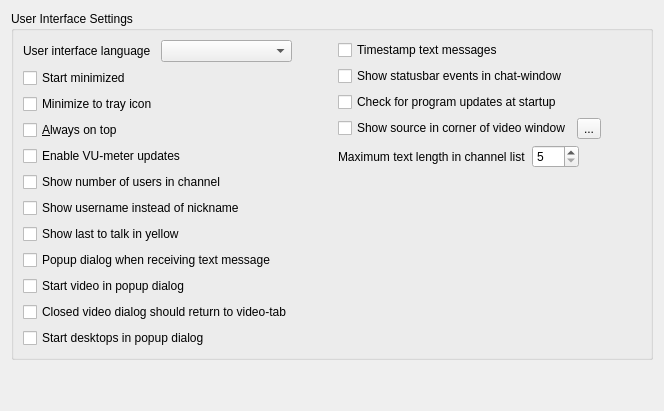
     <widget class="QWidget" name="displayTab">
      <attribute name="title">
       <string>Display</string>
      </attribute>
      <layout class="QVBoxLayout" name="verticalLayout_9">
       <item>
        <widget class="QGroupBox" name="groupBox_3">
         <property name="title">
          <string>User Interface Settings</string>
         </property>
         <layout class="QHBoxLayout" name="horizontalLayout_18">
          <item>
           <layout class="QVBoxLayout" name="verticalLayout">
            <item>
             <layout class="QHBoxLayout" name="horizontalLayout_17">
              <item>
               <widget class="QLabel" name="label_5">
                <property name="text">
                 <string>User interface language</string>
                </property>
                <property name="buddy">
                 <cstring>languageBox</cstring>
                </property>
               </widget>
              </item>
              <item>
               <widget class="QComboBox" name="languageBox"/>
              </item>
             </layout>
            </item>
            <item>
             <widget class="QCheckBox" name="startminimizedChkBox">
              <property name="text">
               <string>Start minimized</string>
              </property>
             </widget>
            </item>
            <item>
             <widget class="QCheckBox" name="trayChkBox">
              <property name="text">
               <string>Minimize to tray icon</string>
              </property>
             </widget>
            </item>
            <item>
             <widget class="QCheckBox" name="alwaysontopChkBox">
              <property name="text">
               <string>&amp;Always on top</string>
              </property>
             </widget>
            </item>
            <item>
             <widget class="QCheckBox" name="vumeterChkBox">
              <property name="text">
               <string>Enable VU-meter updates</string>
              </property>
             </widget>
            </item>
            <item>
             <widget class="QCheckBox" name="usercountChkBox">
              <property name="text">
               <string>Show number of users in channel</string>
              </property>
             </widget>
            </item>
            <item>
             <widget class="QCheckBox" name="showusernameChkBox">
              <property name="text">
               <string>Show username instead of nickname</string>
              </property>
             </widget>
            </item>
            <item>
             <widget class="QCheckBox" name="lasttalkChkBox">
              <property name="text">
               <string>Show last to talk in yellow</string>
              </property>
             </widget>
            </item>
            <item>
             <widget class="QCheckBox" name="msgpopupChkBox">
              <property name="text">
               <string>Popup dialog when receiving text message</string>
              </property>
             </widget>
            </item>
            <item>
             <widget class="QCheckBox" name="videodlgChkBox">
              <property name="text">
               <string>Start video in popup dialog</string>
              </property>
             </widget>
            </item>
            <item>
             <widget class="QCheckBox" name="returnvidChkBox">
              <property name="text">
               <string>Closed video dialog should return to video-tab</string>
              </property>
             </widget>
            </item>
            <item>
             <widget class="QCheckBox" name="desktopdlgChkBox">
              <property name="text">
               <string>Start desktops in popup dialog</string>
              </property>
             </widget>
            </item>
           </layout>
          </item>
          <item>
           <spacer name="horizontalSpacer_20">
            <property name="orientation">
             <enum>Qt::Horizontal</enum>
            </property>
            <property name="sizeHint" stdset="0">
             <size>
              <width>40</width>
              <height>20</height>
             </size>
            </property>
           </spacer>
          </item>
          <item>
           <layout class="QVBoxLayout" name="verticalLayout_4">
            <item>
             <widget class="QCheckBox" name="msgtimestampChkBox">
              <property name="text">
               <string>Timestamp text messages</string>
              </property>
             </widget>
            </item>
            <item>
             <widget class="QCheckBox" name="logstatusbarChkBox">
              <property name="text">
               <string>Show statusbar events in chat-window</string>
              </property>
             </widget>
            </item>
            <item>
             <widget class="QCheckBox" name="updatesChkBox">
              <property name="text">
               <string>Check for program updates at startup</string>
              </property>
             </widget>
            </item>
            <item>
             <layout class="QHBoxLayout" name="horizontalLayout_15">
              <property name="spacing">
               <number>6</number>
              </property>
              <item>
               <widget class="QCheckBox" name="vidtextChkBox">
                <property name="text">
                 <string>Show source in corner of video window</string>
                </property>
               </widget>
              </item>
              <item>
               <widget class="QToolButton" name="vidtextsrcToolBtn">
                <property name="text">
                 <string>...</string>
                </property>
               </widget>
              </item>
              <item>
               <spacer name="horizontalSpacer_19">
                <property name="orientation">
                 <enum>Qt::Horizontal</enum>
                </property>
                <property name="sizeHint" stdset="0">
                 <size>
                  <width>40</width>
                  <height>20</height>
                 </size>
                </property>
               </spacer>
              </item>
             </layout>
            </item>
            <item>
             <layout class="QHBoxLayout" name="horizontalLayout_16">
              <item>
               <widget class="QLabel" name="label_39">
                <property name="text">
                 <string>Maximum text length in channel list</string>
                </property>
               </widget>
              </item>
              <item>
               <widget class="QSpinBox" name="maxtextSpinBox">
                <property name="sizePolicy">
                 <sizepolicy hsizetype="Fixed" vsizetype="Fixed">
                  <horstretch>0</horstretch>
                  <verstretch>0</verstretch>
                 </sizepolicy>
                </property>
                <property name="minimum">
                 <number>5</number>
                </property>
                <property name="maximum">
                 <number>512</number>
                </property>
               </widget>
              </item>
              <item>
               <spacer name="horizontalSpacer_18">
                <property name="orientation">
                 <enum>Qt::Horizontal</enum>
                </property>
                <property name="sizeHint" stdset="0">
                 <size>
                  <width>40</width>
                  <height>20</height>
                 </size>
                </property>
               </spacer>
              </item>
             </layout>
            </item>
            <item>
             <spacer name="verticalSpacer_8">
              <property name="orientation">
               <enum>Qt::Vertical</enum>
              </property>
              <property name="sizeHint" stdset="0">
               <size>
                <width>20</width>
                <height>40</height>
               </size>
              </property>
             </spacer>
            </item>
           </layout>
          </item>
         </layout>
        </widget>
       </item>
       <item>
        <spacer name="verticalSpacer_6">
         <property name="orientation">
          <enum>Qt::Vertical</enum>
         </property>
         <property name="sizeHint" stdset="0">
          <size>
           <width>20</width>
           <height>40</height>
          </size>
         </property>
        </spacer>
       </item>
      </layout>
     </widget>
